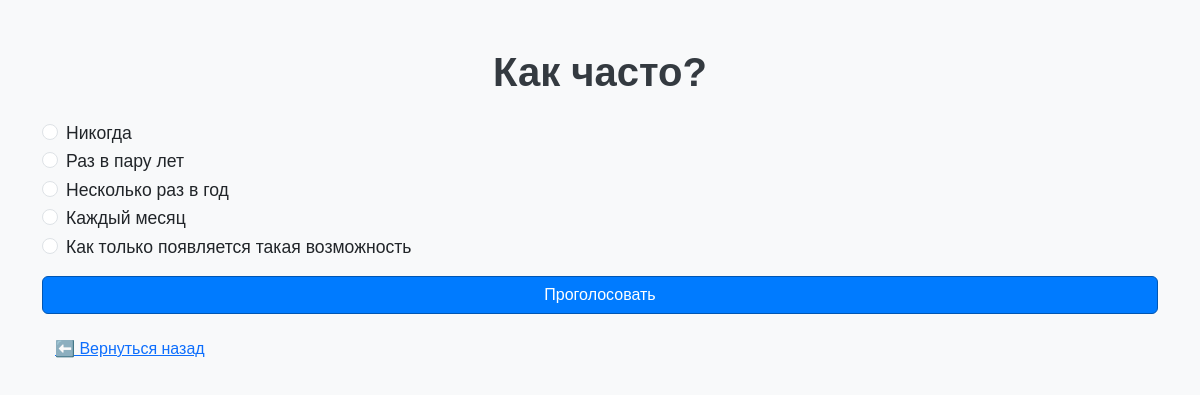
The app's page /5/ with its own data.
### survey/models.py (models this page shows, shortened)
class Question(models.Model):
    text = models.CharField(max_length=200)

class Choice(models.Model):
    question = models.ForeignKey(Question, on_delete=models.CASCADE, related_name='choices')
    text = models.CharField(max_length=200)
    votes = models.IntegerField(default=0)

### survey/views.py (the view)
# urls.py: path('<int:question_id>/', views.detail, name='detail'),
def detail(request, question_id):
    question = get_object_or_404(Question, pk=question_id)
    return render(request, 'survey/detail.html', {'question': question})

### survey/templates/survey/detail.html (shortened to what this page needs)
{% extends 'survey/base.html' %}
{% block content %}
<h1 class="text-center mb-4">{{ question.text }}</h1>
<form action="{% url 'vote' question.id %}" method="post">
    <div class="mb-3">
        {% for choice in question.choices.all %}
            <div class="form-check">
                <input class="form-check-input" type="radio" name="choice" value="{{ choice.id }}" id="choice{{ choice.id }}">
                <label class="form-check-label" for="choice{{ choice.id }}">
                    {{ choice.text }}
                </label>
            </div>
        {% endfor %}
    </div>
    <button type="submit" class="btn btn-primary w-100">Проголосовать</button>
</form>
<a href="/" class="btn btn-link mt-3">⬅️ Вернуться назад</a>
{% endblock %}

### survey/templates/survey/css/style.css (style rules this page uses)
body { background-color: #f8f9fa; font-family: 'Arial', sans-serif; }
h1 { color: #343a40; font-weight: bold; }
.form-check-label { font-size: 1.1rem; }
.btn-primary { background-color: #007bff; border-color: #0056b3; }

### records on screen
Question: text "Как часто?"
Choice: text "Никогда"
Choice: text "Раз в пару лет"
Choice: text "Несколько раз в год"
Choice: text "Каждый месяц"
Choice: text "Как только появляется такая возможность"
